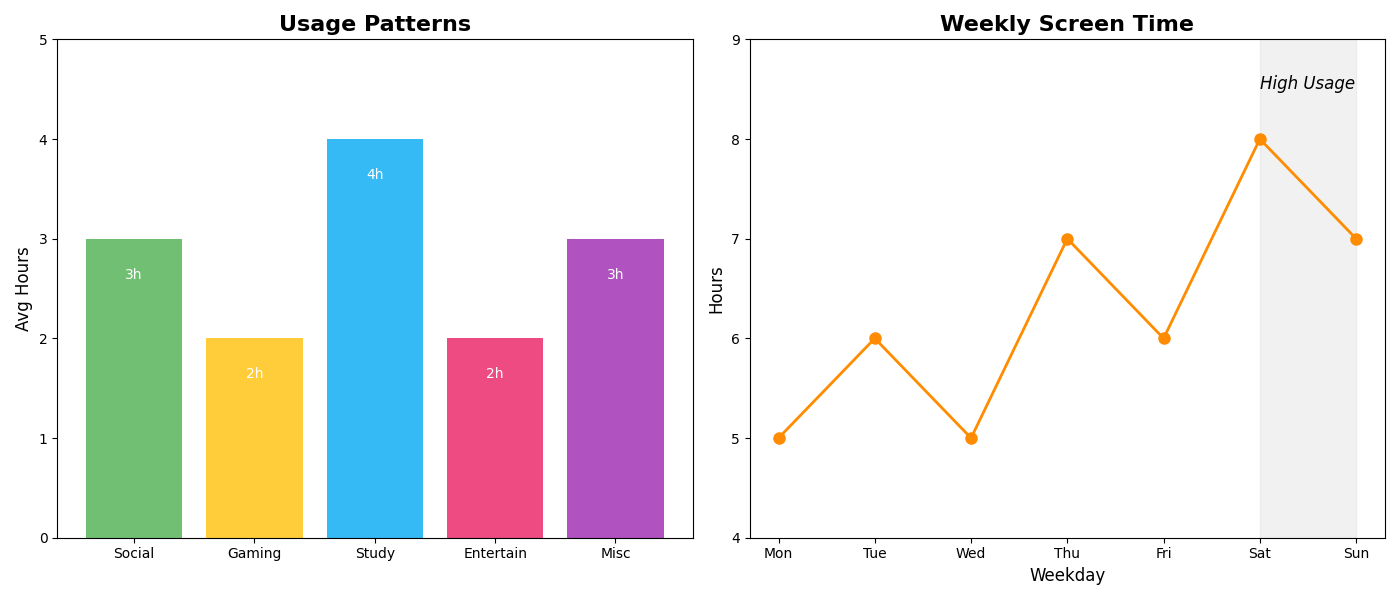

This figure's Python source:
import matplotlib.pyplot as plt
import numpy as np

activities = ['Social', 'Gaming', 'Study', 'Entertain', 'Misc']
hours_spent = [3, 2, 4, 2, 3]

days = ['Mon', 'Tue', 'Wed', 'Thu', 'Fri', 'Sat', 'Sun']
screen_time_week = [5, 6, 5, 7, 6, 8, 7]

# Modify the subplot arrangement to have 1 row and 2 columns
fig, (ax1, ax2) = plt.subplots(1, 2, figsize=(14, 6))

ax1.bar(activities, hours_spent, color=['#4CAF50', '#FFC107', '#03A9F4', '#E91E63', '#9C27B0'], alpha=0.8)
ax1.set_title('Usage Patterns', fontsize=16, fontweight='bold')
ax1.set_ylabel('Avg Hours', fontsize=12)
ax1.set_ylim(0, 5)

for bar, hour in zip(ax1.patches, hours_spent):
    height = bar.get_height()
    ax1.text(bar.get_x() + bar.get_width() / 2, height - 0.4, f'{hour}h', ha='center', color='white', fontsize=10)

ax2.plot(days, screen_time_week, marker='o', color='darkorange', linewidth=2, markersize=8)
ax2.set_title('Weekly Screen Time', fontsize=16, fontweight='bold')
ax2.set_xlabel('Weekday', fontsize=12)
ax2.set_ylabel('Hours', fontsize=12)
ax2.set_ylim(4, 9)

ax2.axvspan('Sat', 'Sun', color='lightgrey', alpha=0.3)
ax2.text(5.5, 8.5, "High Usage", fontsize=12, fontstyle='italic', ha='center', color='black')

plt.tight_layout()
plt.show()
